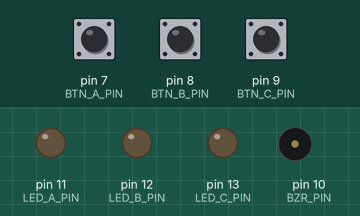
Recording of a sketch running on a simulated Arduino Uno, built with avr-gcc and run on an emulated ATmega328P. On the bench: output pins drawn as LEDs (lit = HIGH), buzzer (waves = sounding). Inputs (shaded band) come from the test bench; at power-on: pin 7 (BTN_A_PIN) HIGH, pin 8 (BTN_B_PIN) HIGH, pin 9 (BTN_C_PIN) HIGH.

Above: at 1.2 s.
1.3 s: pin 7 (BTN_A_PIN) pulled LOW for 0.15 s
At 1.37 s:
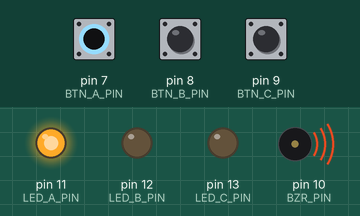
2.9 s: pin 8 (BTN_B_PIN) pulled LOW for 0.15 s
At 2.97 s:
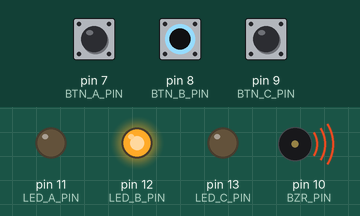
4.5 s: pin 9 (BTN_C_PIN) pulled LOW for 0.15 s
At 4.57 s:
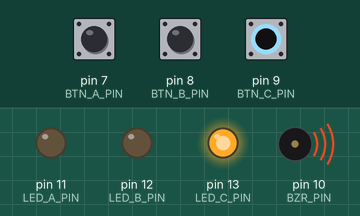
6.1 s: pin 9 (BTN_C_PIN) pulled LOW for 3.2 s
At 9.6 s:
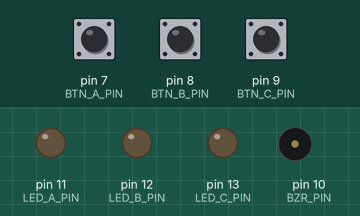
10.8 s: pin 7 (BTN_A_PIN) pulled LOW for 3.2 s
At 12.0 s:
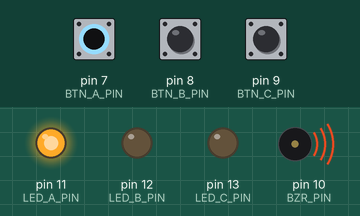
15.5 s: pin 7 (BTN_A_PIN) driven LOW and pin 8 (BTN_B_PIN) driven LOW
At 16.7 s:
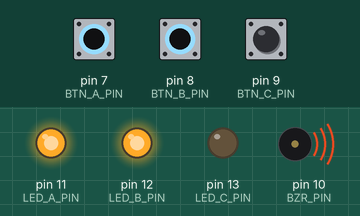
Timing chart, 0 to 18.0 s (numbered marks = the images above; inputs shaded):
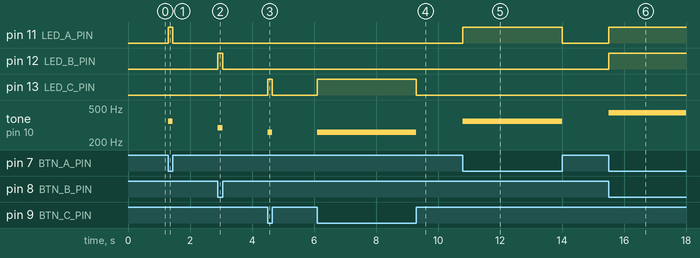

Measured:
- after the input at 1.3 s, pin 11 (LED_A_PIN): LOW → HIGH at once, → LOW 0.15 s later; tone on pin 10 (BZR_PIN): silent → 349 Hz at once, → silent 0.15 s later
- after the input at 2.9 s, pin 12 (LED_B_PIN): LOW → HIGH at once, → LOW 0.15 s later; tone on pin 10 (BZR_PIN): silent → 293 Hz at once, → silent 0.15 s later
- after the input at 4.5 s, pin 13 (LED_C_PIN): LOW → HIGH at once, → LOW 0.15 s later; tone on pin 10 (BZR_PIN): silent → 261 Hz at once, → silent 0.15 s later
- after the input at 6.1 s, pin 13 (LED_C_PIN): LOW → HIGH at once, → LOW 3.2 s later; tone on pin 10 (BZR_PIN): silent → 261 Hz at once, → silent 3.2 s later
- after the input at 10.8 s, pin 11 (LED_A_PIN): LOW → HIGH at once, → LOW 3.2 s later; tone on pin 10 (BZR_PIN): silent → 349 Hz at once, → silent 3.2 s later
- after the input at 15.5 s, pin 11 (LED_A_PIN), pin 12 (LED_B_PIN): LOW → HIGH at once; tone on pin 10 (BZR_PIN): silent → 440 Hz at once

The sketch:

5-piano.ino
```cpp
#define BTN_A_PIN 7
#define BTN_B_PIN 8
#define BTN_C_PIN 9
#define BZR_PIN 10
#define LED_A_PIN 11
#define LED_B_PIN 12
#define LED_C_PIN 13

const int freq[8] = {0, 261, 293, 329, 349, 391, 440, 493};

void setup(){
  for (int out_pin=10; out_pin < 14; out_pin++) {
    pinMode(out_pin, OUTPUT);
  }
  for (int in=7; in < 10; in++) {
    pinMode(in, INPUT_PULLUP);
  }
}

void loop(){
  int st[3] = {!digitalRead(BTN_A_PIN), !digitalRead(BTN_B_PIN), !digitalRead(BTN_C_PIN)};

  int cur_freq = (st[0]<<2) + (st[1]<<1) + st[2];
  if (cur_freq) {
    tone(BZR_PIN, freq[cur_freq]);
  } else {
    noTone(BZR_PIN);
  }
  digitalWrite(LED_A_PIN, st[0]);
  digitalWrite(LED_B_PIN, st[1]);
  digitalWrite(LED_C_PIN, st[2]);
}
```
